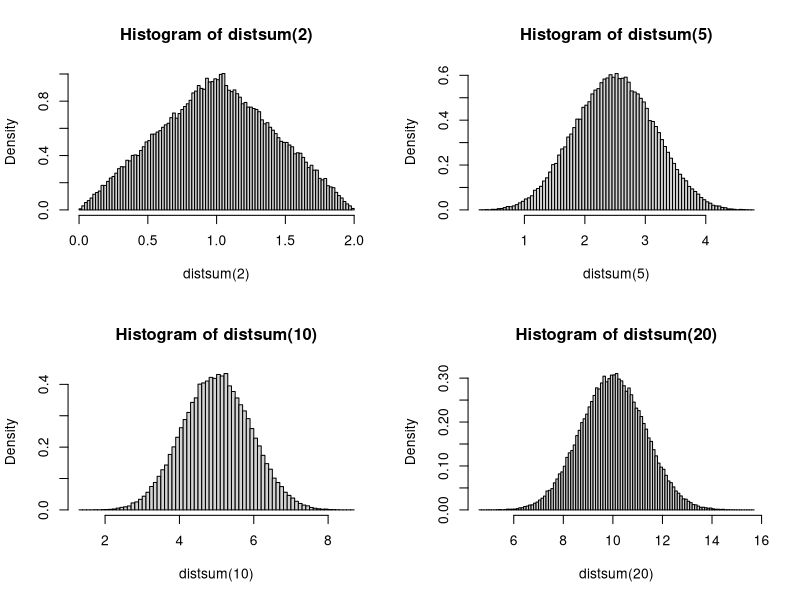

This figure's R source:
#Use simulation to find the equation of the density function of 
# the sum of two independent random variables, both uniformly distributed 
# between 0 and 1
# Extend the program to find the distribution of the 
#sum of n i.i.d. U(0,1) random variables and demonstrate Central limit theorem
# using appropriate plots.
##################
distsum=function(n){
  sumrv=rep(0,100000)
  # sum of n random variables
  for (i in 1:n){sumrv=sumrv+runif(100000)}
  return(sumrv)
}
par(mfrow=c(2,2))
hist(distsum(2),probability = T,breaks = 100)# sum of 2 rv
hist(distsum(5),probability = T,breaks = 100)
hist(distsum(10),probability = T,breaks = 100)
hist(distsum(20),probability = T,breaks = 100)